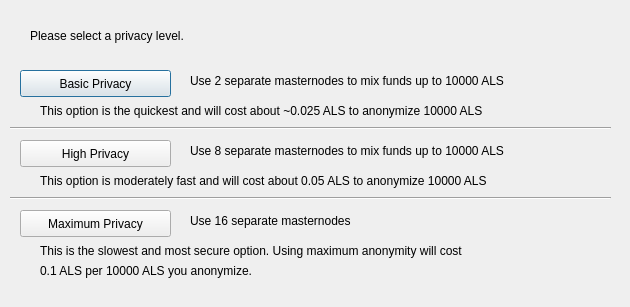
<?xml version="1.0" encoding="UTF-8"?>
<ui version="4.0">
 <class>DarksendConfig</class>
 <widget class="QDialog" name="DarksendConfig">
  <property name="geometry">
   <rect>
    <x>0</x>
    <y>0</y>
    <width>630</width>
    <height>307</height>
   </rect>
  </property>
  <property name="windowTitle">
   <string>Configure Darksend</string>
  </property>
  <widget class="QPushButton" name="buttonBasic">
   <property name="geometry">
    <rect>
     <x>20</x>
     <y>70</y>
     <width>151</width>
     <height>27</height>
    </rect>
   </property>
   <property name="text">
    <string>Basic Privacy</string>
   </property>
  </widget>
  <widget class="QPushButton" name="buttonHigh">
   <property name="geometry">
    <rect>
     <x>20</x>
     <y>140</y>
     <width>151</width>
     <height>27</height>
    </rect>
   </property>
   <property name="text">
    <string>High Privacy</string>
   </property>
  </widget>
  <widget class="QPushButton" name="buttonMax">
   <property name="geometry">
    <rect>
     <x>20</x>
     <y>210</y>
     <width>151</width>
     <height>27</height>
    </rect>
   </property>
   <property name="text">
    <string>Maximum Privacy</string>
   </property>
  </widget>
  <widget class="QLabel" name="label">
   <property name="geometry">
    <rect>
     <x>30</x>
     <y>20</y>
     <width>571</width>
     <height>31</height>
    </rect>
   </property>
   <property name="text">
    <string>Please select a privacy level.</string>
   </property>
  </widget>
  <widget class="QLabel" name="label_2">
   <property name="geometry">
    <rect>
     <x>190</x>
     <y>70</y>
     <width>421</width>
     <height>21</height>
    </rect>
   </property>
   <property name="text">
    <string>Use 2 separate masternodes to mix funds up to 10000 ALS</string>
   </property>
  </widget>
  <widget class="QLabel" name="label_3">
   <property name="geometry">
    <rect>
     <x>190</x>
     <y>140</y>
     <width>411</width>
     <height>21</height>
    </rect>
   </property>
   <property name="text">
    <string>Use 8 separate masternodes to mix funds up to 10000 ALS</string>
   </property>
  </widget>
  <widget class="QLabel" name="label_4">
   <property name="geometry">
    <rect>
     <x>190</x>
     <y>210</y>
     <width>421</width>
     <height>21</height>
    </rect>
   </property>
   <property name="text">
    <string>Use 16 separate masternodes</string>
   </property>
  </widget>
  <widget class="QLabel" name="label_6">
   <property name="geometry">
    <rect>
     <x>40</x>
     <y>100</y>
     <width>561</width>
     <height>21</height>
    </rect>
   </property>
   <property name="text">
    <string>This option is the quickest and will cost about ~0.025 ALS to anonymize 10000 ALS</string>
   </property>
  </widget>
  <widget class="QLabel" name="label_7">
   <property name="geometry">
    <rect>
     <x>40</x>
     <y>170</y>
     <width>561</width>
     <height>21</height>
    </rect>
   </property>
   <property name="text">
    <string>This option is moderately fast and will cost about 0.05 ALS to anonymize 10000 ALS</string>
   </property>
  </widget>
  <widget class="QLabel" name="label_8">
   <property name="geometry">
    <rect>
     <x>40</x>
     <y>240</y>
     <width>561</width>
     <height>21</height>
    </rect>
   </property>
   <property name="text">
    <string>This is the slowest and most secure option. Using maximum anonymity will cost</string>
   </property>
  </widget>
  <widget class="QLabel" name="label_9">
   <property name="geometry">
    <rect>
     <x>40</x>
     <y>260</y>
     <width>561</width>
     <height>21</height>
    </rect>
   </property>
   <property name="text">
    <string>0.1 ALS per 10000 ALS you anonymize.</string>
   </property>
  </widget>
  <widget class="Line" name="line">
   <property name="geometry">
    <rect>
     <x>10</x>
     <y>120</y>
     <width>601</width>
     <height>16</height>
    </rect>
   </property>
   <property name="orientation">
    <enum>Qt::Horizontal</enum>
   </property>
  </widget>
  <widget class="Line" name="line_2">
   <property name="geometry">
    <rect>
     <x>10</x>
     <y>190</y>
     <width>601</width>
     <height>16</height>
    </rect>
   </property>
   <property name="orientation">
    <enum>Qt::Horizontal</enum>
   </property>
  </widget>
 </widget>
 <resources/>
 <connections/>
</ui>
